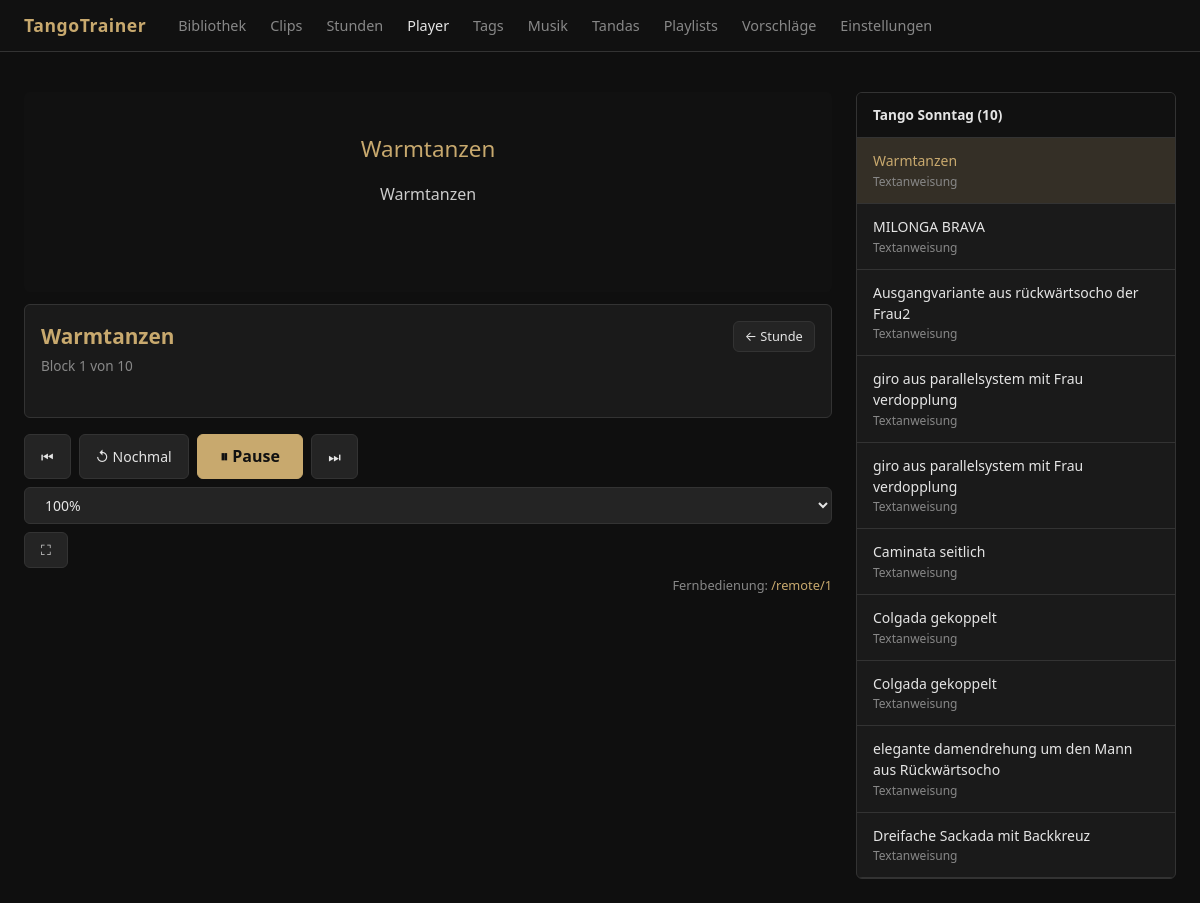
Screenshot of /player/lesson/1 with the database file from the repository.
### app/models.py (models this page shows)
class Lesson(Base):
    __tablename__ = "lessons"
    id = Column(Integer, primary_key=True, index=True)
    title = Column(String, nullable=False)
    description = Column(Text)
    goal = Column(Text)
    planned_duration = Column(Integer)
    created_at = Column(DateTime, default=datetime.utcnow)
    updated_at = Column(DateTime, default=datetime.utcnow, onupdate=datetime.utcnow)
    items = relationship(
        "LessonItem",
        back_populates="lesson",
        order_by="LessonItem.order_index",
        cascade="all, delete-orphan",
    )

class LessonItem(Base):
    __tablename__ = "lesson_items"
    id = Column(Integer, primary_key=True, index=True)
    lesson_id = Column(Integer, ForeignKey("lessons.id"), nullable=False)
    item_type = Column(String, nullable=False)
    clip_id = Column(Integer, ForeignKey("clips.id"), nullable=True)
    video_id = Column(Integer, ForeignKey("videos.id"), nullable=True)
    audio_id = Column(Integer, ForeignKey("music_tracks.id"), nullable=True)
    text_instruction = Column(Text)
    order_index = Column(Integer, nullable=False)
    loop_count = Column(Integer, default=1)
    speed = Column(Float, default=1.0)
    pause_after_seconds = Column(Integer, default=0)
    show_notes = Column(Integer, default=1)
    duration_override = Column(Integer)
    lesson = relationship("Lesson", back_populates="items")
    clip = relationship("Clip")
    video = relationship("Video")
    audio = relationship("MusicTrack")

class MusicTrack(Base):
    __tablename__ = "music_tracks"
    id = Column(Integer, primary_key=True, index=True)
    filepath = Column(String, unique=True, nullable=False)
    title = Column(String, nullable=False)
    orchestra = Column(String)
    singer = Column(String)
    year = Column(Integer)
    dance_type = Column(String)
    duration = Column(Float)
    bpm = Column(Integer)
    mood = Column(String)
    notes = Column(Text)

class Clip(Base):
    __tablename__ = "clips"
    id = Column(Integer, primary_key=True, index=True)
    video_id = Column(Integer, ForeignKey("videos.id"), nullable=False)
    title = Column(String, nullable=False)
    start_seconds = Column(Float, nullable=False)
    end_seconds = Column(Float, nullable=False)
    notes = Column(Text)
    technical_notes = Column(Text)
    leader_notes = Column(Text)
    follower_notes = Column(Text)
    adaptation_notes = Column(Text)
    difficulty = Column(String)
    practice_status = Column(String)
    thumbnail_path = Column(String)
    default_speed = Column(Float, default=1.0)
    default_loop_count = Column(Integer, default=1)
    pause_after_seconds = Column(Integer, default=0)
    created_at = Column(DateTime, default=datetime.utcnow)
    updated_at = Column(DateTime, default=datetime.utcnow, onupdate=datetime.utcnow)
    video = relationship("Video", back_populates="clips")
    tags = relationship("Tag", secondary=clip_tags, back_populates="clips")
    practice_logs = relationship("PracticeLog", back_populates="clip")

### app/routers/player.py (the view)
@router.get("/player/lesson/{lesson_id}", response_class=HTMLResponse)
def player_lesson(lesson_id: int, request: Request, db: Session = Depends(get_db)):
    lesson = db.query(Lesson).filter(Lesson.id == lesson_id).first()
    if not lesson:
        from fastapi import HTTPException
        raise HTTPException(status_code=404, detail="Übungsstunde nicht gefunden")
    items = []
    for lesson_item in sorted(lesson.items, key=lambda x: x.order_index):
        if lesson_item.item_type == "clip" and lesson_item.clip:
            items.append(_clip_to_item(lesson_item.clip, lesson_item))
        elif lesson_item.item_type == "text":
            parts = (lesson_item.text_instruction or "").split("\n\n", 1)
            items.append({
                "id": None,
                "title": parts[0] if parts else "Anweisung",
                "start": 0, "end": 0, "videoId": None,
                "notes": parts[1] if len(parts) > 1 else "",
                "technicalNotes": "", "adaptationNotes": "",
                "tags": [],
                "loopCount": 1, "speed": 1.0, "pauseAfter": 0,
                "showNotes": True,
                "itemType": "text",
                "textInstruction": lesson_item.text_instruction or "",
                "difficulty": "",
                "audioId": None,
            })
        elif lesson_item.item_type == "audio" and lesson_item.audio:
            track = lesson_item.audio
            items.append({
                "id": None,
                "title": track.title,
                "start": 0, "end": 0, "videoId": None,
                "notes": track.notes or "",
                "technicalNotes": "", "adaptationNotes": "",
                "tags": [],
                "loopCount": 1,
                "speed": lesson_item.speed or 1.0,
                "pauseAfter": lesson_item.pause_after_seconds or 0,
                "showNotes": False,
                "itemType": "audio",
                "textInstruction": "",
                "difficulty": "",
                "audioId": track.id,
                "orchestra": track.orchestra or "",
                "duration": track.duration,
            })
    return templates.TemplateResponse(
        "player.html",
        {"request": request, "items": items, "lesson": lesson},
    )

### app/templates/player.html (shortened to what this page needs)
{% extends "base.html" %}
{% block content %}
{% if items %}
<div class="player-layout" id="player-root" style="padding-top:1rem;">
  <div class="player-main">
    <div id="player-text-item" style="display:none; min-height:200px; background:#111;
         border-radius:6px; padding:2.5rem; text-align:center;">
      <div id="player-text-content" style="font-size:1.4rem; color:var(--accent);"></div>
      <div id="player-text-body" style="margin-top:1rem; font-size:1rem; color:#ccc;"></div>
    </div>
    <div class="player-info">
      <div style="display:flex; justify-content:space-between; align-items:flex-start;">
        <div>
          <div class="player-title" id="player-title">{{ items[0].title }}</div>
          <div class="player-counter" id="player-counter">
          </div>
          <div id="player-loop-counter" style="font-size:0.8rem; color:var(--accent); margin-top:0.15rem; min-height:1.1em;"></div>
        </div>
        {% if lesson %}
        <a href="/lessons/{{ lesson.id }}/edit" class="btn btn-secondary btn-sm" style="flex-shrink:0;">
          ← Stunde
        </a>
        {% endif %}
      </div>
    </div>
    <div class="player-controls" style="margin-top:1rem; flex-wrap:wrap;">
      <button class="btn btn-secondary" onclick="prevItem()">⏮</button>
      <button class="btn btn-secondary" onclick="replayItem()">↺ Nochmal</button>
      <button class="btn btn-primary btn-lg" id="btn-play-pause" onclick="togglePlay()">⏸ Pause</button>
      <button class="btn btn-secondary" onclick="nextItem()">⏭</button>
      <select id="speed-select" onchange="setSpeed(this.value)" class="btn btn-secondary" title="Geschwindigkeit">
        <option value="1" selected>100%</option>
      </select>
      <button class="btn btn-secondary" onclick="toggleFullscreen()" title="Vollbild (F)">⛶</button>
    </div>
    {% if lesson %}
    <div style="margin-top:0.5rem; font-size:0.8rem; color:var(--text-muted); text-align:right;">
      Fernbedienung: <a href="/remote/{{ lesson.id }}" target="_blank" style="color:var(--accent);">/remote/{{ lesson.id }}</a>
    </div>
    {% endif %}
  </div>
  <div class="player-sidebar">
    <div class="sidebar-header">
      {% if lesson %}{{ lesson.title }}{% else %}Playlist{% endif %}
      ({{ items | length }})
    </div>
    {% for item in items %}
    <div class="playlist-item {% if loop.index0 == 0 %}active{% endif %}"
         id="playlist-item-{{ loop.index0 }}"
         onclick="goToItem({{ loop.index0 }})">
      {% if item.item_type == "text" %}📝 {% elif item.item_type == "audio" %}♫ {% endif %}{{ item.title }}
      <div class="item-meta">
        {% if item.item_type == "clip" %}
          {{ item.start | round(1) }}s – {{ item.end | round(1) }}s
          {% if item.loop_count > 1 %} · {{ item.loop_count }}×{% endif %}
          {% if item.difficulty %} · {{ item.difficulty }}{% endif %}
        {% elif item.item_type == "audio" %}
          Musik
        {% else %}
          Textanweisung
        {% endif %}
      </div>
    </div>
    {% endfor %}
  </div>
</div>
{% else %}
<div style="text-align:center; padding:4rem; color:var(--text-muted);">
  <p style="font-size:1.2rem; margin-bottom:1rem;">Keine Blöcke in der Playlist.</p>
  <a href="/clips" class="btn btn-primary">Clips auswählen</a>
</div>
{% endif %}
{% endblock %}

### app/static/css/style.css (style rules this page uses)
:root { --bg: #0f0f0f; --bg-card: #1a1a1a; --bg-input: #242424; --border: #333; --text: #e5e5e5; --text-muted: #888; --accent: #c8a96e; --accent-hover: #e0c080; --danger: #dc2626; --radius: 6px; --shadow: 0 2px 8px rgba(0,0,0,0.5); }
* { box-sizing: border-box; margin: 0; padding: 0; }
body { font-family: system-ui, -apple-system, sans-serif; background: var(--bg); color: var(--text); min-height: 100vh; font-size: 15px; line-height: 1.5; }
a { color: var(--accent); text-decoration: none; }
.btn { display: inline-flex; align-items: center; gap: 0.4rem; padding: 0.45rem 1rem; border-radius: var(--radius); border: 1px solid transparent; font-size: 0.875rem; cursor: pointer; transition: background 0.15s, color 0.15s; font-family: inherit; }
.btn-primary { background: var(--accent); color: #111; border-color: var(--accent); font-weight: 600; }
.btn-secondary { background: var(--bg-input); color: var(--text); border-color: var(--border); }
.btn-sm { padding: 0.3rem 0.7rem; font-size: 0.8rem; }
.btn-lg { padding: 0.65rem 1.4rem; font-size: 1rem; }
input[type=text], input[type=number], input[type=url], textarea, select { width: 100%; background: var(--bg-input); border: 1px solid var(--border); border-radius: var(--radius); color: var(--text); padding: 0.5rem 0.75rem; font-size: 0.9rem; font-family: inherit; transition: border-color 0.15s; }
.player-layout { display: grid; grid-template-columns: 1fr 320px; gap: 1.5rem; min-height: calc(100vh - 52px); }
.player-info { margin-top: 0.75rem; padding: 1rem; background: var(--bg-card); border-radius: var(--radius); border: 1px solid var(--border); }
.player-title { font-size: 1.3rem; font-weight: 700; color: var(--accent); }
.player-counter { font-size: 0.85rem; color: var(--text-muted); margin-top: 0.25rem; }
.player-controls { display: flex; gap: 0.5rem; flex-wrap: wrap; margin-top: 1rem; }
.player-sidebar { background: var(--bg-card); border: 1px solid var(--border); border-radius: var(--radius); overflow: hidden; align-self: start; }
.sidebar-header { padding: 0.75rem 1rem; background: #111; border-bottom: 1px solid var(--border); font-size: 0.85rem; font-weight: 600; }
.playlist-item { padding: 0.75rem 1rem; border-bottom: 1px solid var(--border); cursor: pointer; font-size: 0.875rem; transition: background 0.1s; }
.playlist-item.active { background: rgba(200,169,110,0.15); color: var(--accent); }
.playlist-item .item-meta { font-size: 0.75rem; color: var(--text-muted); margin-top: 0.1rem; }

### rows the page displays
Lesson: id "1", title "Tango Sonntag"
LessonItem: title "Warmtanzen"
MusicTrack: title "MILONGA BRAVA"
Clip: title "Ausgangvariante aus rückwärtsocho der Frau2"
Clip: title "giro aus parallelsystem mit Frau verdopplung" "giro aus parallelsystem mit Frau verdopplung"
Clip: title "Caminata seitlich"
Clip: title "Colgada gekoppelt" "Colgada gekoppelt"
Clip: title "elegante damendrehung um den Mann aus Rückwärtsocho"
Clip: title "Dreifache Sackada mit Backkreuz"

### other values shown
{{ items | length }} "10"
